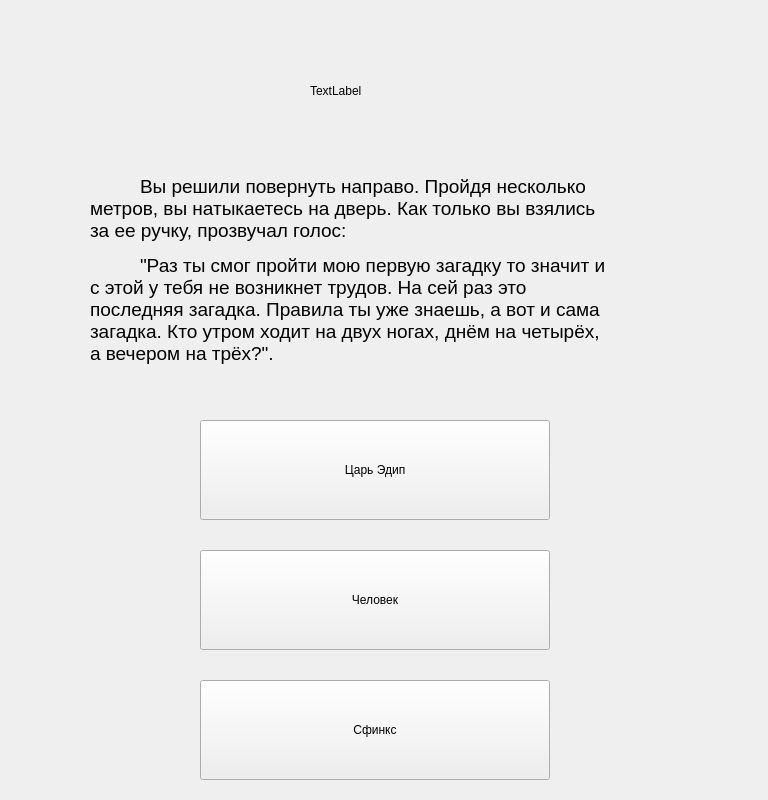
<?xml version="1.0" encoding="UTF-8"?>
<ui version="4.0">
 <class>Zagad2</class>
 <widget class="QWidget" name="Zagad2">
  <property name="geometry">
   <rect>
    <x>0</x>
    <y>0</y>
    <width>768</width>
    <height>800</height>
   </rect>
  </property>
  <property name="windowTitle">
   <string>Form</string>
  </property>
  <widget class="QPushButton" name="pushButton">
   <property name="geometry">
    <rect>
     <x>200</x>
     <y>420</y>
     <width>350</width>
     <height>100</height>
    </rect>
   </property>
   <property name="text">
    <string>Царь Эдип</string>
   </property>
  </widget>
  <widget class="QPushButton" name="pushButton_2">
   <property name="geometry">
    <rect>
     <x>200</x>
     <y>550</y>
     <width>350</width>
     <height>100</height>
    </rect>
   </property>
   <property name="text">
    <string>Человек</string>
   </property>
  </widget>
  <widget class="QPushButton" name="pushButton_3">
   <property name="geometry">
    <rect>
     <x>200</x>
     <y>680</y>
     <width>350</width>
     <height>100</height>
    </rect>
   </property>
   <property name="text">
    <string>Сфинкс</string>
   </property>
  </widget>
  <widget class="QLabel" name="label_2">
   <property name="geometry">
    <rect>
     <x>90</x>
     <y>130</y>
     <width>631</width>
     <height>281</height>
    </rect>
   </property>
   <property name="text">
    <string>&lt;html&gt;&lt;head/&gt;&lt;style&gt; p {text-indent: 50px} &lt;/style&gt;&lt;body&gt;&lt;p&gt;&lt;span style=&quot; font-size:14pt;&quot;&gt;Вы решили повернуть направо. Пройдя несколько&lt;br/&gt;метров, вы натыкаетесь на дверь. Как только вы взялись&lt;br/&gt;за ее ручку, прозвучал голос: &lt;/span&gt;&lt;/p&gt;&lt;p&gt;&lt;span style=&quot; font-size:14pt;&quot;&gt;&amp;quot;Раз ты смог пройти мою первую загадку то значит и&lt;br/&gt;с этой у тебя не возникнет трудов. На сей раз это&lt;br/&gt;последняя загадка. Правила ты уже знаешь, а вот и сама&lt;br/&gt;загадка. Кто утром ходит на двух ногах, днём на четырёх,&lt;br/&gt;а вечером на трёх?&amp;quot;.&lt;/span&gt;&lt;/p&gt;&lt;/body&gt;&lt;/html&gt;</string>
   </property>
  </widget>
  <widget class="QLabel" name="label_pict">
   <property name="geometry">
    <rect>
     <x>0</x>
     <y>0</y>
     <width>768</width>
     <height>800</height>
    </rect>
   </property>
   <property name="text">
    <string/>
   </property>
   <property name="pixmap">
    <pixmap>../PICT/pict2.png</pixmap>
   </property>
  </widget>
  <widget class="QLabel" name="label5">
   <property name="geometry">
    <rect>
     <x>310</x>
     <y>40</y>
     <width>251</width>
     <height>101</height>
    </rect>
   </property>
   <property name="styleSheet">
    <string notr="true">font: 14pt &quot;Times New Roman&quot;;</string>
   </property>
   <property name="text">
    <string>TextLabel</string>
   </property>
  </widget>
  <zorder>label_pict</zorder>
  <zorder>pushButton</zorder>
  <zorder>pushButton_2</zorder>
  <zorder>pushButton_3</zorder>
  <zorder>label_2</zorder>
  <zorder>label5</zorder>
 </widget>
 <resources/>
 <connections/>
</ui>
